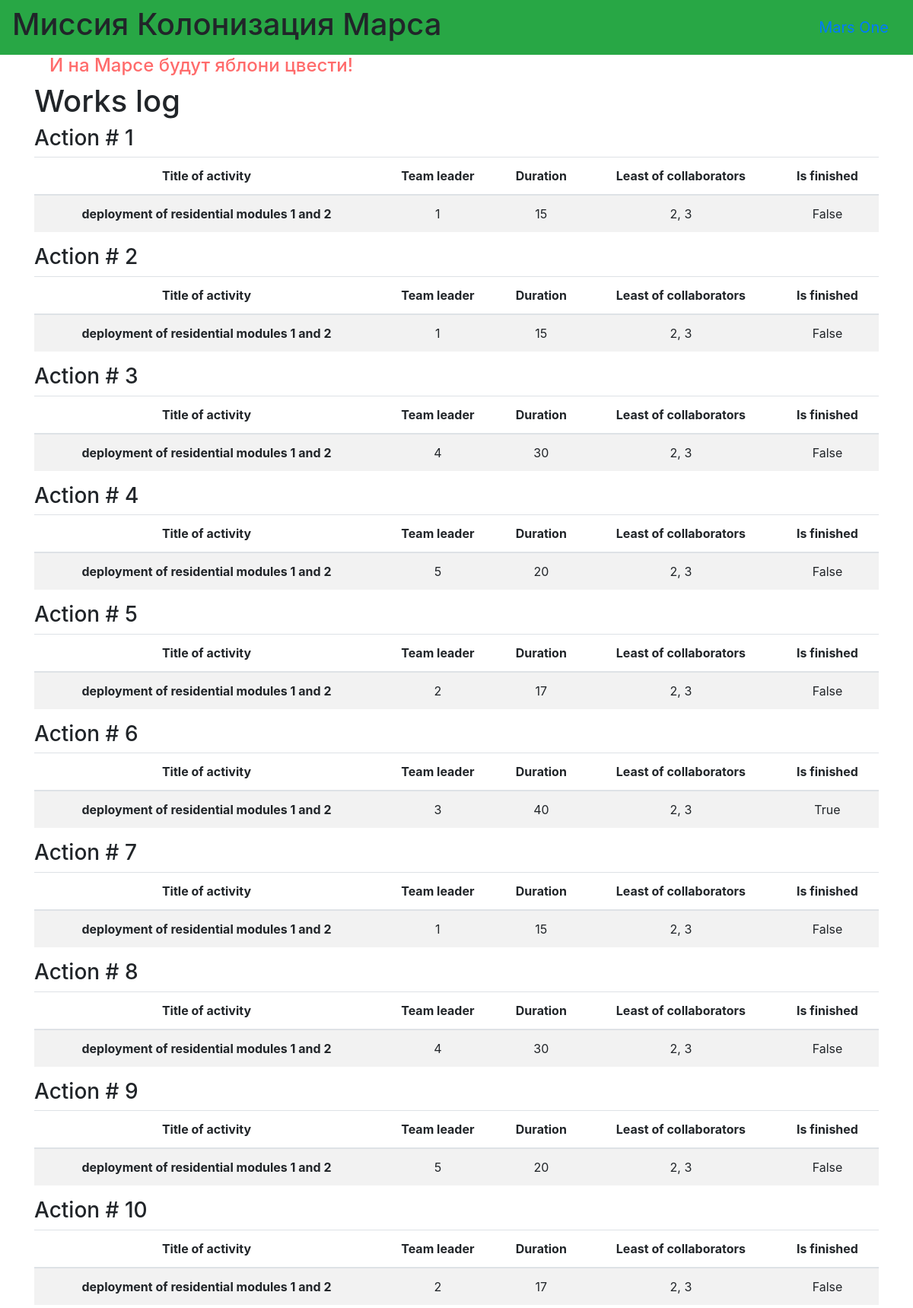
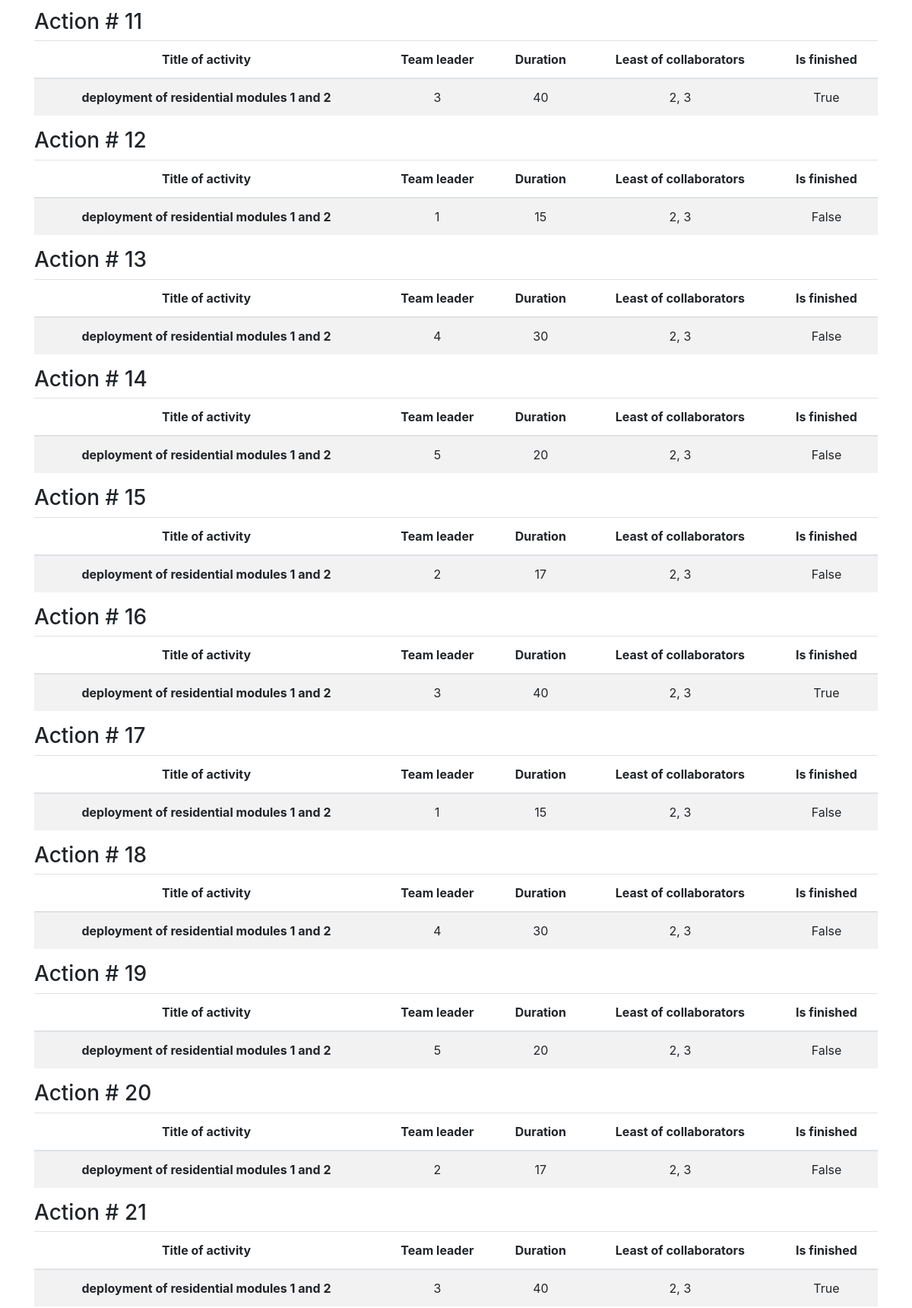
/index (upper part), run on the app's committed database (2 pictures, top to bottom).
### data/jobs.py (models this page shows)
class Jobs(SqlAlchemyBase):
    __tablename__ = 'jobs'
    id = sqlalchemy.Column(sqlalchemy.Integer,
                           primary_key=True, autoincrement=True)
    team_leader = sqlalchemy.Column(sqlalchemy.Integer,
                                    autoincrement=True)
    job = sqlalchemy.Column(sqlalchemy.String, nullable=True)
    work_size = sqlalchemy.Column(sqlalchemy.Integer, nullable=True)
    collaborators = sqlalchemy.Column(sqlalchemy.String, nullable=True)
    start_date = sqlalchemy.Column(sqlalchemy.DateTime,
                                   default=datetime.datetime.now)
    end_date = sqlalchemy.Column(sqlalchemy.DateTime,
                                 default=datetime.datetime.now)
    is_finished = sqlalchemy.Column(sqlalchemy.Boolean, nullable=True)

### main.py (the view)
@app.route('/')
@app.route('/index')
def index():
    jobs = db_sess.query(Jobs).all()
    for job in jobs:
        print(job)
    param = {}
    param['title'] = 'main'
    return render_template('index.html', jobs=jobs, **param)

### templates/index.html
{% extends "base.html" %}
{% block content %}
<h1>Works log</h1>
{% for job in jobs %}
<h3>Action # {{loop.index}}</h3>
<table class="table table-striped">
  <thead>
    <tr>
      <th scope="col">Title of activity</th>
      <th scope="col">Team leader</th>
      <th scope="col">Duration</th>
      <th scope="col">Least of collaborators</th>
        <th scope="col">Is finished</th>
    </tr>
  </thead>
     <tbody>
    <tr>
      <th scope="row">{{ job.job }}</th>
      <td>{{ job.team_leader }}</td>
      <td>{{ job.work_size }}</td>
      <td>{{ job.collaborators }}</td>
        <td>{{ job.is_finished }}</td>
    </tr>
</table>
{% endfor %}
{% endblock %}

### templates/base.html (shortened to what this page needs)
<!doctype html>
<html lang="en">
<head>
    <link rel="stylesheet"
          href="https://stackpath.bootstrapcdn.com/bootstrap/4.4.1/css/bootstrap.min.css"
>
        <link rel="stylesheet" href="{{ url_for('static', filename='css/style.css') }}">
</head>
<body>
<header>
    <nav class="navbar navbar-success bg-success">
        <h1>Миссия Колонизация Марса</h1>
        <a class="navbar-brand" href="#">Mars One</a>
    </nav>
</header>
<main role="main" class="container">
    <h4>И на Марсе будут яблони цвести!</h4>
    {% block content %}{% endblock %}
</main>
</body>
</html>

### static/css/style.css (style rules this page uses)
h4 { color: #ff6b6b; padding-left: 20px; }
table { text-align: center; margin-left: auto; margin-right: auto; }

### data on the page
Jobs: job "deployment of residential modules 1 and 2", team_leader "1", work_size "15", collaborators "2, 3", is_finished "False"
Jobs: job "deployment of residential modules 1 and 2", team_leader "1", work_size "15", collaborators "2, 3", is_finished "False"
Jobs: job "deployment of residential modules 1 and 2", team_leader "4", work_size "30", collaborators "2, 3", is_finished "False"
Jobs: job "deployment of residential modules 1 and 2", team_leader "5", work_size "20", collaborators "2, 3", is_finished "False"
Jobs: job "deployment of residential modules 1 and 2", team_leader "2", work_size "17", collaborators "2, 3", is_finished "False"
Jobs: job "deployment of residential modules 1 and 2", team_leader "3", work_size "40", collaborators "2, 3", is_finished "True"
Jobs: job "deployment of residential modules 1 and 2", team_leader "1", work_size "15", collaborators "2, 3", is_finished "False"
Jobs: job "deployment of residential modules 1 and 2", team_leader "4", work_size "30", collaborators "2, 3", is_finished "False"
Jobs: job "deployment of residential modules 1 and 2", team_leader "5", work_size "20", collaborators "2, 3", is_finished "False"
Jobs: job "deployment of residential modules 1 and 2", team_leader "2", work_size "17", collaborators "2, 3", is_finished "False"
Jobs: job "deployment of residential modules 1 and 2", team_leader "3", work_size "40", collaborators "2, 3", is_finished "True"
Jobs: job "deployment of residential modules 1 and 2", team_leader "1", work_size "15", collaborators "2, 3", is_finished "False"
Jobs: job "deployment of residential modules 1 and 2", team_leader "4", work_size "30", collaborators "2, 3", is_finished "False"
Jobs: job "deployment of residential modules 1 and 2", team_leader "5", work_size "20", collaborators "2, 3", is_finished "False"
Jobs: job "deployment of residential modules 1 and 2", team_leader "2", work_size "17", collaborators "2, 3", is_finished "False"
Jobs: job "deployment of residential modules 1 and 2", team_leader "3", work_size "40", collaborators "2, 3", is_finished "True"
Jobs: job "deployment of residential modules 1 and 2", team_leader "1", work_size "15", collaborators "2, 3", is_finished "False"
Jobs: job "deployment of residential modules 1 and 2", team_leader "4", work_size "30", collaborators "2, 3", is_finished "False"
Jobs: job "deployment of residential modules 1 and 2", team_leader "5", work_size "20", collaborators "2, 3", is_finished "False"
Jobs: job "deployment of residential modules 1 and 2", team_leader "2", work_size "17", collaborators "2, 3", is_finished "False"
Jobs: job "deployment of residential modules 1 and 2", team_leader "3", work_size "40", collaborators "2, 3", is_finished "True"
